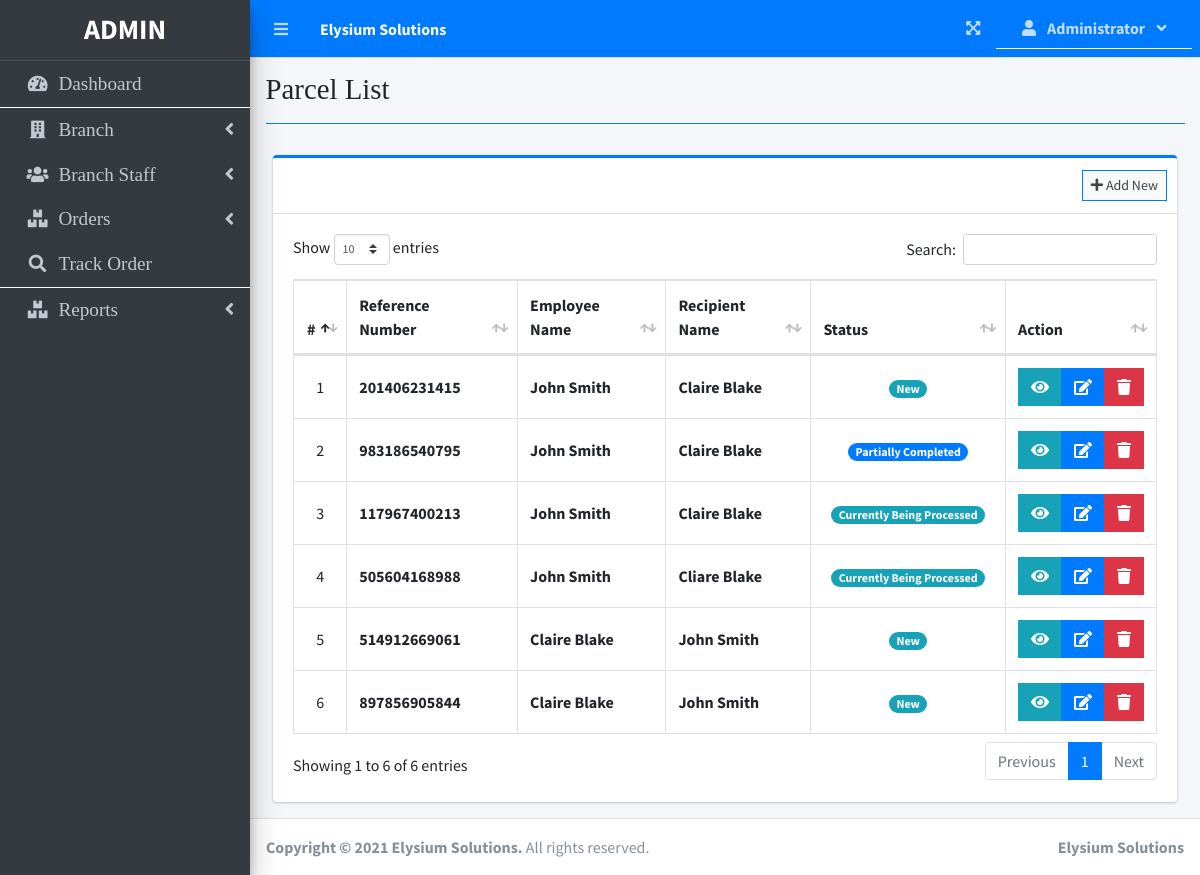
The page /index.php?page=parcel_list (signed in) on the database its author committed.
### tables this page shows
CREATE TABLE `parcels` (
  `id` int(30) NOT NULL,
  `reference_number` varchar(100) NOT NULL,
  `sender_name` text NOT NULL,
  `sender_address` text NOT NULL,
  `sender_contact` text NOT NULL,
  `recipient_name` text NOT NULL,
  `recipient_address` text NOT NULL,
  `recipient_contact` text NOT NULL,
  `recipient_email` text NOT NULL,
  `type` int(1) NOT NULL COMMENT '1 = Deliver, 2=Pickup',
  `from_branch_id` varchar(30) NULL,
  `to_branch_id` varchar(30) NULL,
  `item_name` varchar(100) NOT NULL,
  `order_number` varchar(100) NOT NULL,
  `quantity` varchar(100) NOT NULL,
  `purchase_date` varchar(100) NOT NULL,
  `price` float NOT NULL,
  `status` int(2) NOT NULL DEFAULT 0,
  `date_created` datetime NOT NULL DEFAULT current_timestamp()
);

### parcel_list.php (the view, shortened to what this page needs)
<?php include'db_connect.php' ?>
<div class="col-lg-12">
	<div class="card card-outline card-primary">
		<div class="card-header">
			<div class="card-tools">
<?php if($_SESSION['login_type'] == 1): ?>
				<a class="btn btn-block btn-sm btn-default btn-flat border-primary " href="./index.php?page=new_parcel"><i class="fa fa-plus"></i> Add New</a>
				<?php endif; ?>
			</div>
		</div>
		<div class="card-body">
			<table class="table tabe-hover table-bordered" id="list">
				<!-- <colgroup>
					<col width="5%">
					<col width="15%">
					<col width="25%">
					<col width="25%">
					<col width="15%">
				</colgroup> -->
				<thead>
					<tr>
						<th class="text-center">#</th>
						<th>Reference Number</th>
						<th>Employee Name</th>
						<th>Recipient Name</th>
						<th>Status</th>
						<th>Action</th>
					</tr>
				</thead>
				<tbody>
					<?php
					$i = 1;
					$where = "";
					$qry = $conn->query("SELECT * from parcels $where order by  unix_timestamp(date_created) desc ");
					while($row= $qry->fetch_assoc()):
					?>
					<tr>
						<td class="text-center"><?php echo $i++ ?></td>
						<td><b><?php echo ($row['reference_number']) ?></b></td>
						<td><b><?php echo ucwords($row['sender_name']) ?></b></td>
						<td><b><?php echo ucwords($row['recipient_name']) ?></b></td>
						<td class="text-center">
							<?php
							switch ($row['status']) {
								case '0':
									echo "<span class='badge badge-pill badge-info'>New</span>";
									break;
								case '1':
									echo "<span class='badge badge-pill badge-info'>Currently Being Processed</span>";
									break;
								case '2':
									echo "<span class='badge badge-pill badge-primary'>Partially Completed</span>";
									break;
								default:
									echo "<span class='badge badge-pill badge-info'>New</span>";
									break;
							}
							?>
						</td>
						<td class="text-center">
		                    <div class="btn-group">
		                    	<button type="button" class="btn btn-info btn-flat view_parcel" data-id="<?php echo $row['id'] ?>">
		                          <i class="fas fa-eye"></i>
		                        </button>
								<?php if($_SESSION['login_type'] == 1): ?>
		                        <a href="index.php?page=edit_parcel&id=<?php echo $row['id'] ?>" class="btn btn-primary btn-flat ">
		                          <i class="fas fa-edit"></i>
		                        </a>
								<?php endif; ?>
		                        <button type="button" class="btn btn-danger btn-flat delete_parcel" data-id="<?php echo $row['id'] ?>">
		                          <i class="fas fa-trash"></i>
		                        </button>
	                      </div>
						</td>
					</tr>
				<?php endwhile; ?>
				</tbody>
			</table>
		</div>
	</div>
</div>

### index.php (shortened to what this page needs)
<!DOCTYPE html>
<html lang="en">
<?php
	include 'header.php'
?>
<body class="hold-transition sidebar-mini layout-fixed layout-navbar-fixed layout-footer-fixed">
<div class="wrapper">
  <?php include 'topbar.php' ?>
  <?php include 'sidebar.php' ?>
  <div class="content-wrapper">
    <div class="content-header">
      <div class="container-fluid">
        <div class="row mb-2">
          <div class="col-sm-6">
            <h1 class="m-0"><?php echo $title ?></h1>
          </div>
        </div>
            <hr class="border-primary">
      </div>
    </div>
    <section class="content">
      <div class="container-fluid">
         <?php
            $page = isset($_GET['page']) ? $_GET['page'] : 'home';
            if(!file_exists($page.".php")){
                include '404.html';
            }else{
            include $page.'.php';
            }
          ?>
      </div>
    </section>
  </div>
  <footer class="main-footer">
    <strong>Copyright &copy; 2021 Elysium Solutions.</strong>
    All rights reserved.
    <div class="float-right d-none d-sm-inline-block">
      <b><?php echo $_SESSION['system']['name'] ?></b>
    </div>
  </footer>
</div>
</body>
</html>

### header.php (shortened to what this page needs)
    <body>
   </body>
<head>
  <?php
  $title = isset($_GET['page']) ? ucwords(str_replace("_", ' ', $_GET['page'])) : "Home";
  $title = str_replace("Persons Companies","Persons/Companies",$title);
  ?>
  <link rel="stylesheet" href="assets/plugins/fontawesome-free/css/all.min.css">
  <link rel="stylesheet" href="assets/plugins/overlayScrollbars/css/OverlayScrollbars.min.css">
  <link rel="stylesheet" href="assets/plugins/datatables-bs4/css/dataTables.bootstrap4.min.css">
  <link rel="stylesheet" href="assets/plugins/datatables-responsive/css/responsive.bootstrap4.min.css">
  <link rel="stylesheet" href="assets/plugins/datatables-buttons/css/buttons.bootstrap4.min.css">
  <link rel="stylesheet" href="assets/plugins/select2/css/select2.min.css">
  <link rel="stylesheet" href="assets/plugins/select2-bootstrap4-theme/select2-bootstrap4.min.css">
  <link rel="stylesheet" href="assets/plugins/sweetalert2-theme-bootstrap-4/bootstrap-4.min.css">
  <link rel="stylesheet" href="assets/plugins/toastr/toastr.min.css">
  <link rel="stylesheet" href="assets/plugins/dropzone/min/dropzone.min.css">
  <link rel="stylesheet" href="assets/dist/css/jquery.datetimepicker.min.css">
  <link rel="stylesheet" href="assets/plugins/icheck-bootstrap/icheck-bootstrap.min.css">
  <link rel="stylesheet" href="assets/plugins/bootstrap4-toggle/css/bootstrap4-toggle.min.css">
  <link rel="stylesheet" href="assets/dist/css/adminlte.min.css">
  <link rel="stylesheet" href="assets/dist/css/styles.css">
  <link rel="stylesheet" href="assets/plugins/summernote/summernote-bs4.min.css">
</head>

### topbar.php (shortened to what this page needs)
<nav class="main-header navbar navbar-expand navbar-primary navbar-dark ">
  <ul class="navbar-nav">
    <?php if(isset($_SESSION['login_id'])): ?>
    <li class="nav-item">
      <a class="nav-link" data-widget="pushmenu" href="" role="button"><i class="fas fa-bars"></i></a>
    </li>
  <?php endif; ?>
    <li>
      <a class="nav-link text-white"  href="./" role="button"> <large><b><?php echo $_SESSION['system']['name'] ?></b></large></a>
    </li>
  </ul>
  <ul class="navbar-nav ml-auto">
    <li class="nav-item">
      <a class="nav-link" data-widget="fullscreen" href="#" role="button">
        <i class="fas fa-expand-arrows-alt"></i>
      </a>
    </li>
   <li class="nav-item dropdown">
          <a class="nav-link"  data-toggle="dropdown" aria-expanded="true" href="javascript:void(0)">
            <span>
              <div class="d-felx badge-pill">
                <span class="fa fa-user mr-2"></span>
                <span><b><?php echo ucwords($_SESSION['login_firstname']) ?></b></span>
                <span class="fa fa-angle-down ml-2"></span>
              </div>
            </span>
          </a>
    </li>
  </ul>
</nav>

### sidebar.php (shortened to what this page needs)
<aside class="main-sidebar sidebar-dark-primary elevation-4">
  <div class="dropdown">
 	<a href="./" class="brand-link">
      <?php if($_SESSION['login_type'] == 1): ?>
        <h3 class="text-center p-0 m-0"><b>ADMIN</b></h3>
        <?php elseif($_SESSION['login_type'] == 2): ?>
          <h3 class="text-center p-0 m-0"><b>STAFF</b></h3>
        <?php else: ?>
          <h3 class="text-center p-0 m-0"><b>USER</b></h3>
      <?php endif; ?>
  </a>
  </div>
  <div class="sidebar pb-4 mb-4">
    <nav class="mt-2">
      <ul class="nav nav-pills nav-sidebar flex-column nav-flat" data-widget="treeview" role="menu" data-accordion="false">
        <li class="nav-item dropdown">
          <a href="./" class="nav-link nav-home">
            <i class="nav-icon fas fa-tachometer-alt"></i>
            <p>
              Dashboard
            </p>
          </a>
        </li>
        <?php if($_SESSION['login_type'] == 1): ?>
        <li class="nav-item">
          <a href="#" class="nav-link nav-edit_branch">
            <i class="nav-icon fas fa-building"></i>
            <p>
              Branch
              <i class="right fas fa-angle-left"></i>
            </p>
          </a>
        </li>
        <li class="nav-item">
          <a href="#" class="nav-link nav-edit_staff">
            <i class="nav-icon fas fa-users"></i>
            <p>
              Branch Staff
              <i class="right fas fa-angle-left"></i>
            </p>
          </a>
        </li>
      <?php endif; ?>
      <?php if($_SESSION['login_type'] != 3): ?>
        <li class="nav-item">
          <a href="#" class="nav-link nav-edit_parcel">
            <i class="nav-icon fas fa-boxes"></i>
            <p>
              Orders
              <i class="right fas fa-angle-left"></i>
            </p>
          </a>
        <?php endif; ?>
        </li>
         <li class="nav-item dropdown">
          <a href="./index.php?page=track" class="nav-link nav-track">
            <i class="nav-icon fas fa-search"></i>
            <p>
              Track Order
            </p>
          </a>
        </li>
  <?php if($_SESSION['login_type'] == 1): ?>
        <li class="nav-item">
          <a href="#" class="nav-link nav-edit_parcel">
            <i class="nav-icon fas fa-boxes"></i>
            <p>
              Reports
              <i class="right fas fa-angle-left"></i>
            </p>
          </a>
  <?php endif; ?>
    </nav>
  </div>
</aside>

### index.php (style rules this page uses)
.content-header { font-family: robel; }

### sidebar.php (style rules this page uses)
.mt-2 { font-family: geneva; font-size: 1.2rem; }
.dropdown { width: 100%; color: #fff; border: none; border-bottom: 0.065rem solid #fff; outline: none; background: transparent; }

### parcel_list.php (style rules this page uses)
table td { vertical-align: middle !important; }

### rows shown on the page
parcels: reference_number "201406231415", sender_name "John Smith", recipient_name "Claire Blake", status "New"
parcels: reference_number "983186540795", sender_name "John Smith", recipient_name "Claire Blake", status "Partially Completed"
parcels: reference_number "117967400213", sender_name "John Smith", recipient_name "Claire Blake", status "Currently Being Processed"
parcels: reference_number "505604168988", sender_name "John Smith", recipient_name "Cliare Blake", status "Currently Being Processed"
parcels: reference_number "514912669061", sender_name "Claire Blake", recipient_name "John Smith", status "New"
parcels: reference_number "897856905844", sender_name "Claire Blake", recipient_name "John Smith", status "New"

### other values the page prints
$_SESSION['system']['name'] "Elysium Solutions"
$_SESSION['login_firstname'] "Administrator"
$title "Parcel List"
